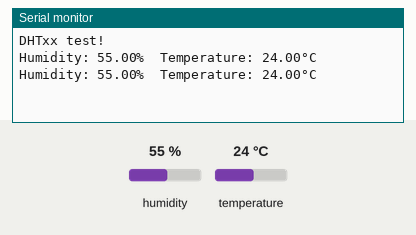
Simulated run of this sketch. Board: Arduino Uno, built with avr-gcc and run on an emulated ATmega328P. Parts: the last lines printed to the serial monitor. Inputs (shaded band) come from the test bench; at power-on: humidity 55 %, temperature 24 °C.

Above: at 4.8 s.
4.9 s: humidity set to 22 %
At 7.4 s:
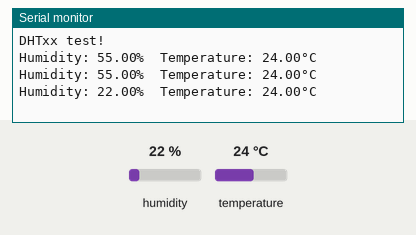
7.9 s: temperature set to 12 °C
At 8.6 s:
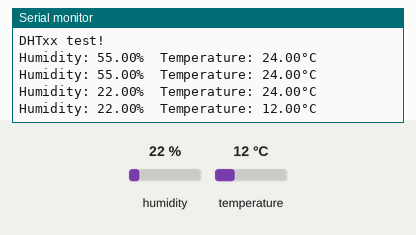
10.9 s: humidity set to 40 %
At 13.5 s:
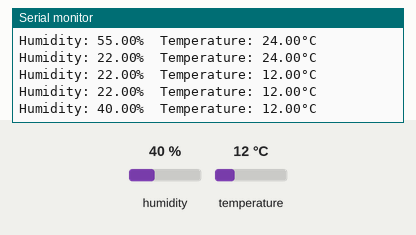
Timing chart, 0 to 15.0 s (numbered marks = the images above; inputs shaded):
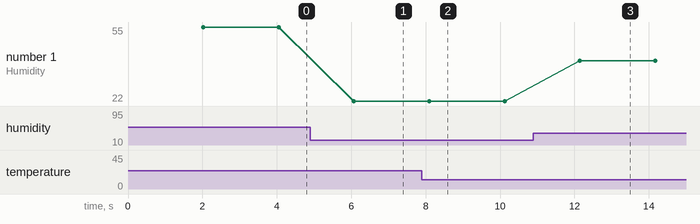

The sketch:

sketch_jun3a.ino
```cpp
#include "DHT.h"

#define DHTPIN 2     // Chân data của cảm biến DHT được kết nối
#define DHTTYPE DHT11   // Loại cảm biến DHT bạn đang sử dụng (DHT11 hoặc DHT22)

DHT dht(DHTPIN, DHTTYPE);

void setup() {
  Serial.begin(9600); // Khởi tạo giao tiếp Serial với tốc độ 9600 baud
  Serial.println(F("DHTxx test!"));

  dht.begin();
}

void loop() {
  // Chờ một vài giây giữa các lần đo
  delay(2000);

  // Đọc độ ẩm. Giá trị NaN nếu không đọc được
  float h = dht.readHumidity();
  // Đọc nhiệt độ theo độ C. Giá trị NaN nếu không đọc được
  float t = dht.readTemperature();
  // Đọc nhiệt độ theo độ F (tùy chọn)
  // float f = dht.readTemperature(true);

  // Kiểm tra xem có đọc được giá trị hợp lệ hay không
  if (isnan(h) || isnan(t)) {
    Serial.println(F("Failed to read from DHT sensor!"));
    return;
  }

  // Tính chỉ số nhiệt theo độ C và độ F (tùy chọn)
  // float hic = dht.computeHeatIndex(t, h);
  // float hif = dht.computeHeatIndex(f, h);

  Serial.print(F("Humidity: "));
  Serial.print(h);
  Serial.print(F("%  Temperature: "));
  Serial.print(t);
  Serial.println(F("°C "));
  // Serial.print(F("Heat index: "));
  // Serial.print(hic);
  // Serial.println(F("°C "));
}
```

Measured:
- after the input at 4.9 s, the serial monitor: prints a new line after 1.2 s (image 1)
- after the input at 7.9 s, the serial monitor: prints a new line after 0.20 s (image 2)
- after the input at 10.9 s, the serial monitor: prints a new line after 1.2 s (image 3)
- plotted number 1: 55 → 22 after the input at 4.9 s, 22 → 40 after the input at 10.9 s
